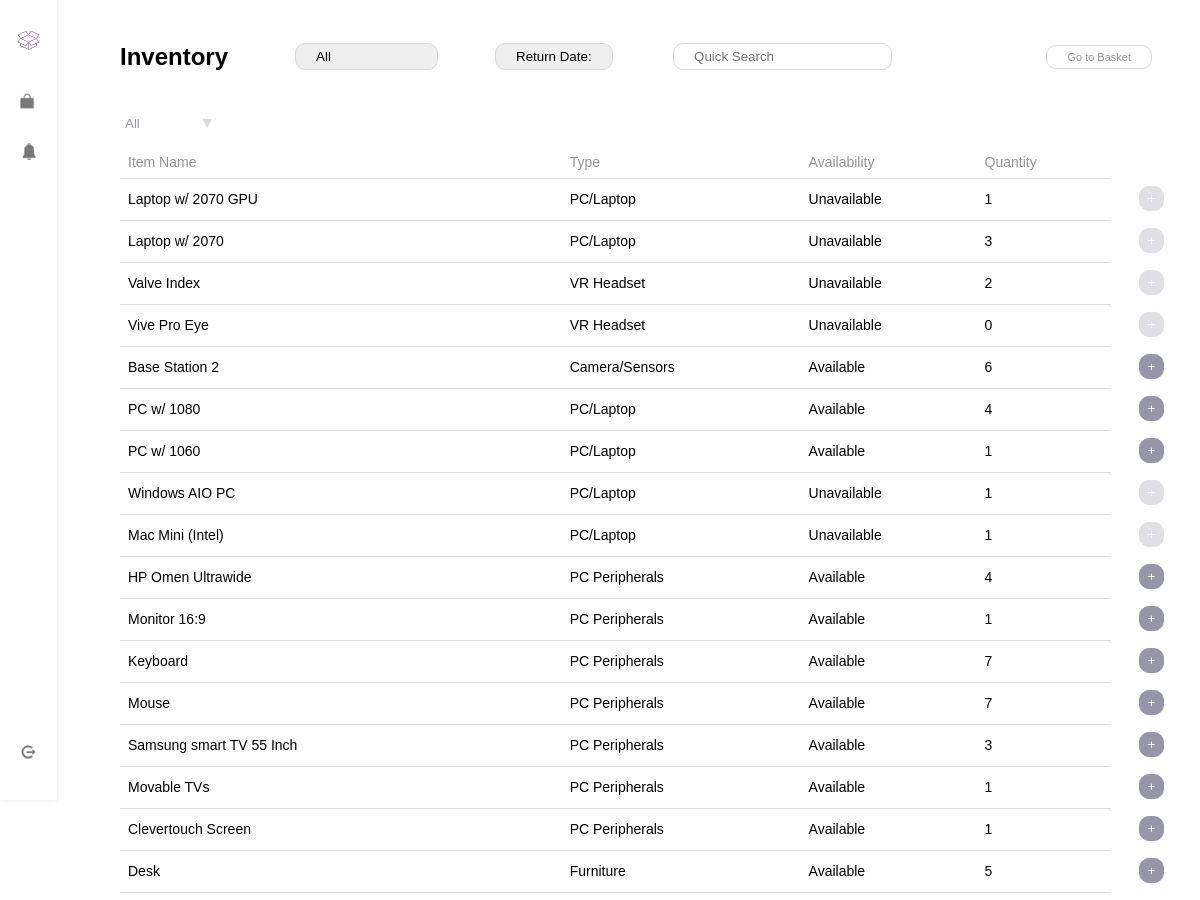
The app's page /inventory/ (upper part), older data.
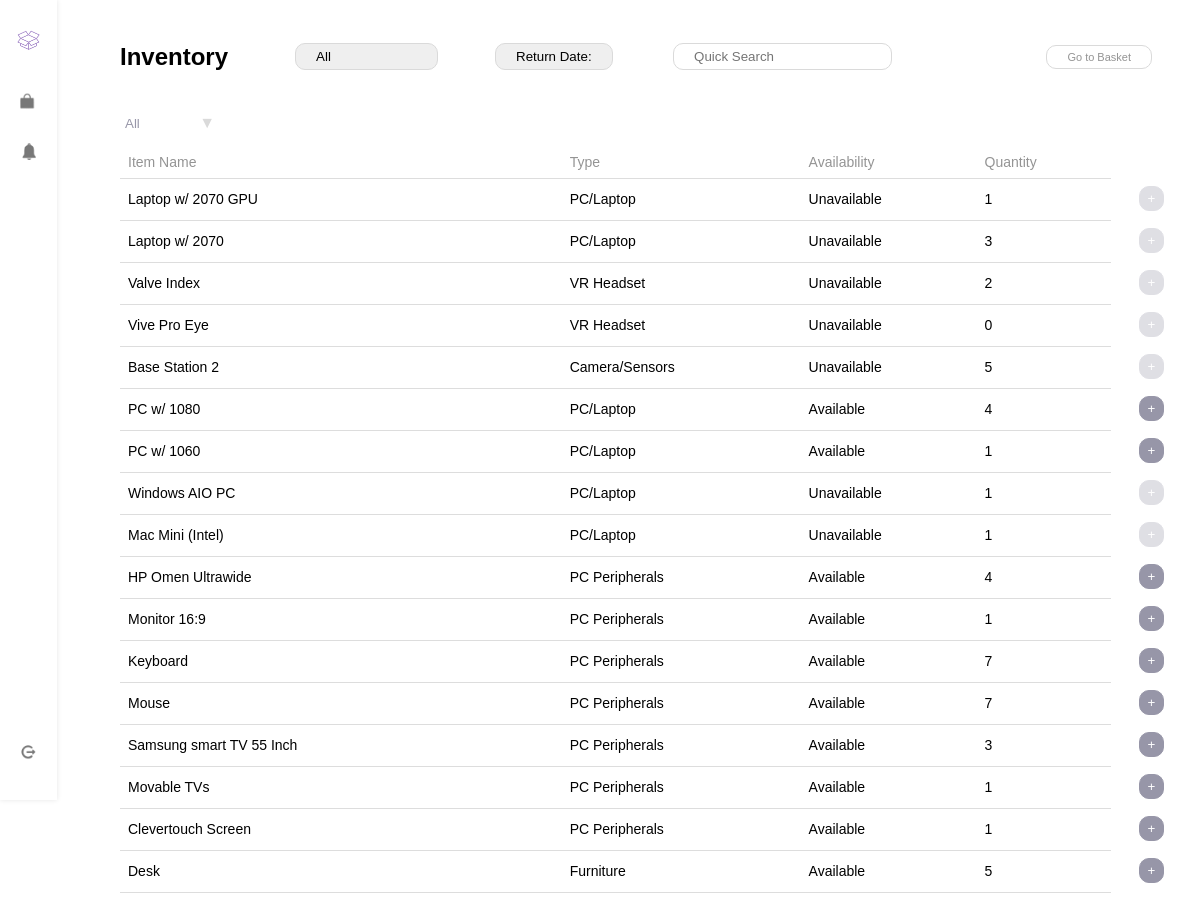
The same page, newer data.
### inventory/models.py (models this page shows)
class InventoryItem(models.Model):
    name = models.CharField(max_length=100)
    item_type = models.CharField(max_length=100, default='')
    status = models.CharField(max_length=100, default='Available')
    quantity = models.IntegerField(default=0)
    audit_date = models.DateField(default=None, null=True, blank=True)
    location = models.CharField(max_length=100, default='')
    availability = models.BooleanField(default=False)
    comments = models.CharField(max_length=200, default='')
    onsite_only = models.BooleanField(default=False)
    return_date = models.DateField(default=None, null=True, blank=True)
    class Meta:
        db_table = 'inventory_item'

### inventory/views.py (the view)
# urls.py: path("inventory/", views.inventory_user, name="inventory-user"),
def inventory_user(request):
    inventory_items = InventoryItem.objects.all()
    return render(request, 'inventory_user.html', {'inventory_items': inventory_items})

### templates/inventory_user.html (shortened to what this page needs)
{% load static %}
<!DOCTYPE html>
<html lang="en">
<head>
    <link rel="stylesheet" href="{% static 'css/stylesheet.css' %}">
</head>
<body>
    <nav class="sidenav">
        <ul class="sidenav-list">
            <div class="logo"> <a href="{% url 'dashboard-user' %}"> <img src="{%  static 'images/purplelogo.png' %}" alt="purple-logo" width="63" height="63" > </a> </div>
            <div class="basket-icon">
                <li><a href="{% url 'basket' %}"> <img src="{% static 'images/basket.png' %}" alt="basket-icon" width="53" height="53"></a> </li>
            </div>
            <div class="basket-icon" >
                <li><a href="{% url 'dashboard-user' %}"> <img src="{% static 'images/bell2.png'%}" alt="bell-icon" width="50" height="50"></a> </li>
            </div>
             <div class="logout-icon">
                <a href="{% url 'logout' %}"> <img src="{% static 'images/logout.png'%}" alt="logout-icon" width="50" height="50"> </a>
            </div>
        </ul>
    </nav>
<section id="inv">
    <section id="filter-list">
    <div class="inventory-header">
        <h2> Inventory </h2>
            <div class="custom-dropdown-one">
                <select id="type-filter" name="item-type" onchange="filterInventory()">
                    <option value="all">All</option>
                </select>
            </div>
        <div class="custom-dropdown-two">
        <select id="date-filter">
            <option value="name">Return Date: </option>
        </select>
    </div>
        <div class="search-bar">
            <form action="/search" method="get">
                <input type="text" name="searchbar" placeholder="Quick Search">
            </form>
        </div>
        <div class="add-button"> <a href="{% url 'basket' %}">
            Go to Basket
        </a>
        </div>
</div>
    <section id="inventory-list">
            <div class="inventory-filter">
                <div class="custom-dropdown">
                    <select id="stock-filter" name="availability" onchange="filterInventory()">
                        <option value="all">All</option>
                    </select>
                    <span class="arrow">▼</span>
                </div>
            </div>
        <table>
            <thead>
                <tr>
                        <th>Item Name</th>
                        <th>Type</th>
                        <th>Availability</th>
                        <th>Quantity</th>
                </tr>
            </thead>
            <tbody>
                {% for item in inventory_items%}
                <tr class="inventory-item" data-availability="{{ item.availability }}" data-itemtype="{{ item.item_type }}">
                    <td>{{ item.name }}</td>
                    <td>{{ item.item_type }}</td>
                    {% if item.availability == True %}
                        <td>Available</td>
                    {% else %}
                         <td>Unavailable</td>
                    {% endif %}
                    <td>{{ item.quantity }}</td>
                    <td>
                        <form class="add-to-basket-form" data-item-id="{{ item.id }}" data-item-name="{{ item.name }}">
                            <button type="submit" class="add-to-basket-btn" {% if not item.availability %} disabled {% endif %}>+</button>
                        </form>
                    </td>
                </tr>
                {% endfor %}
            </tbody>
        </table>
    </section>
    </section>
</section>
</body>
</html>

### static/css/stylesheet.css (style rules this page uses)
body { font-family: Arial, SansSerif; margin-left: 40px; margin-top:3px; padding: 0px; box-sizing: border-box; }
#inv { font-family: Arial, SansSerif; margin-left: 80px; margin-top: 23px; }
.sidenav { background-color: white; box-shadow: 0 0 5px rgba(0, 0, 0, 0.1); height: 100vh; width: 57px; position: fixed; display: flex; flex-direction: row; justify-content: center; top: 0; left: 0; z-index: 1; }
section { margin-bottom: 20px; margin-top: 20px; }
.inventory-header { display: flex; margin-top: 0; align-items: center; margin-left:0; }
.inventory-header h2 { margin-right: 10px; }
.custom-dropdown-one { position: relative; margin-left: 57px; }
.custom-dropdown-one select { padding: 5px 20px; border-radius: 10px; border: 1px solid #dadada; appearance: none; cursor: pointer; box-shadow: none; }
.custom-dropdown-two { position: relative; margin-left: 57px; }
.custom-dropdown-two select { padding: 5px 20px; border-radius: 10px; border: 1px solid #dadada; appearance: none; cursor: pointer; box-shadow: none; }
.search-bar { position: relative; flex-grow: 1; margin-left: 60px; }
.search-bar form { display: flex; }
.search-bar input[type="text"] { padding: 5px 20px; border: 1px solid #dadada; border-radius: 10px; margin-right: 5px; }
.inventory-filter { margin-bottom: 10px; }
.custom-dropdown { position: relative; display: inline-block; }
.custom-dropdown select option { color: #9796a8; background-color: #fff; }
.custom-dropdown select { color: #9796a8; background-color: #fff; padding: 5px; border-radius: 3px; border: none; appearance: none; cursor: pointer; }
.custom-dropdown .arrow { position: absolute; top: 50%; right: 10px; transform: translateY(-50%); pointer-events: none; color: #dadada; }
.inventory-filter select { border-radius: 3px; border: none; appearance: none; background-repeat: no-repeat; background-position: right center; padding: 5px 30px 5px 5px; cursor: pointer; }
.add-button { position: relative; right: 40px; color: #9796a8; padding: 5px 20px; border-radius: 10px; border: 1px solid #dadada; appearance: none; cursor: pointer; box-shadow: #9796a8; font-size: 11px; background-color: white; }
.sidenav-list { position: relative; padding:0; margin-top: 13px; display: flex; flex-direction: column; align-items: center; }
#inventory-list table { width: 100%; border-collapse: collapse; font-size: 14px; }
#inventory-list th { font-family: Arial, SansSerif; color: #949494; padding: 8px; border-bottom: 1px solid #ddd; text-align: left; font-weight: normal; }
#inventory-list td { padding: 8px; border-bottom: 1px solid #ddd; text-align: left; }
#inventory-list td:last-child { padding: 8px; border-bottom: dashed white 1px; text-align: left; display: flex; justify-content: center; }
#inventory-list button { color: white; height: 25px; width: 25px; border: solid #9796a8 1px; border-radius: 10px; background-color: #9796a8; display: flex; justify-content: center; align-items: center; cursor: pointer; }
.basket-icon { cursor: pointer; height: 30px; width: 30px; display: flex; justify-content: center; display: flex; align-items: center; margin: 10px; }
.logout-icon { padding: 2px; margin-top: auto; cursor: pointer; }
.add-button a { text-decoration: none; color: #949494; }
.add-to-basket-btn { cursor: pointer; }

Row changes from the older to the newer data that the page shows:
changed InventoryItem "Base Station 2": quantity "6" → "5"; availability "Available" → "Unavailable"
